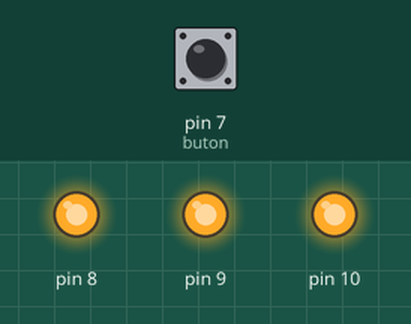
A sketch run on a simulated Arduino Uno, built with avr-gcc and run on an emulated ATmega328P. Shown: output pins drawn as LEDs (lit = HIGH). Dashed ring = blinking. Inputs (shaded band) come from the test bench; at power-on: pin 7 (buton) LOW.

Above: at 1.2 s.
1.3 s: pin 7 (buton) pulled HIGH for 1 s
At 2.8 s:
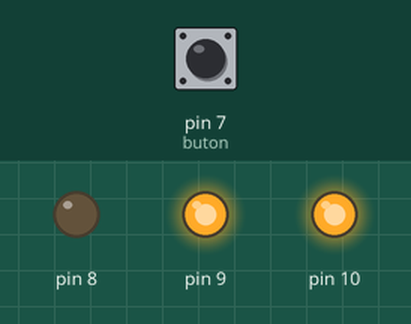
3.8 s: pin 7 (buton) pulled HIGH for 0.15 s
At 4.1 s:
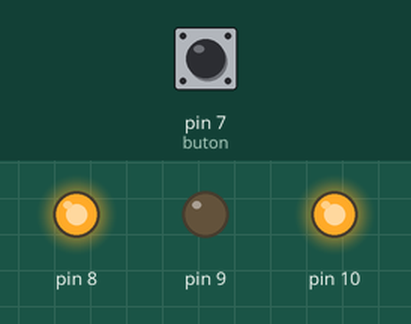
5.4 s: pin 7 (buton) pulled HIGH for 3.2 s
At 6.3 s:
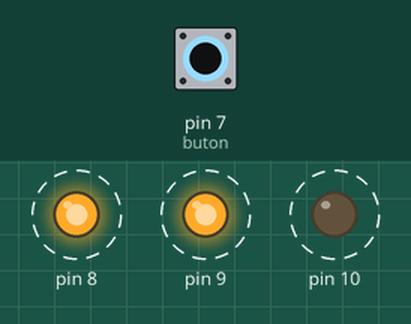
Timing chart, 0 to 9.9 s (numbered marks = the images above; inputs shaded):
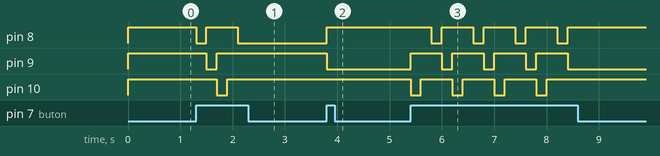

The sketch:

LEDYAKMA.ino
```cpp
  #define buton 7
  int led=0;
  void setup() {
  pinMode(8,OUTPUT);
  pinMode(9,OUTPUT);
  pinMode(10,OUTPUT);
  pinMode(buton,INPUT);
  digitalWrite(8,HIGH);
  digitalWrite(9,HIGH);
  digitalWrite(10,HIGH);
}
void loop() {
if(digitalRead(buton)==1 && led==0){
  digitalWrite(8,LOW);
  digitalWrite(9,HIGH);
  digitalWrite(10,HIGH);
  delay(200);
  led=1;
}
else if (digitalRead(buton)==1 && led==1){
 digitalWrite(8,HIGH);
  digitalWrite(9,LOW);
  digitalWrite(10,HIGH);
 delay(200);
  led=led+1;
}
else if (digitalRead(buton)==1 && led==2){
 digitalWrite(8,HIGH);
  digitalWrite(9,HIGH);
  digitalWrite(10,LOW);
 delay(200);
  led=led+1;
  }
else if(digitalRead(buton)==1 && led==3){
  digitalWrite(8,HIGH);
 digitalWrite(9,HIGH);
  digitalWrite(10,HIGH);
 delay(200);
  led=0;
}


}
```

Measured:
- after the input at 1.3 s, pin 8: HIGH → LOW at once, → HIGH 0.20 s later, → LOW 0.60 s later; pin 9: HIGH → LOW after 0.20 s, → HIGH 0.20 s later; pin 10: HIGH → LOW after 0.40 s, → HIGH 0.20 s later
- after the input at 3.8 s, pin 8: LOW → HIGH at once; pin 9: HIGH → LOW at once
- after the input at 5.4 s, pin 8: alternates HIGH for 0.60 s and LOW for 0.20 s, 8 changes in all, then stays HIGH, starting after 0.40 s; pin 9: alternates HIGH for 0.60 s and LOW for 0.20 s, 8 changes in all, then stays LOW, starting at once; pin 10: alternates HIGH for 0.60 s and LOW for 0.20 s, 8 changes in all, then stays HIGH, starting at once
